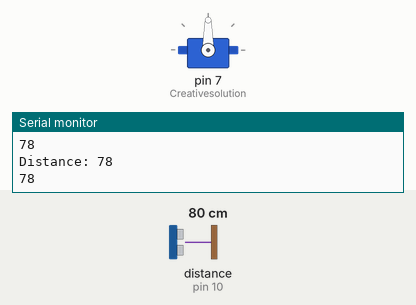
Simulated run of this sketch. Board: Arduino Uno, built with avr-gcc and run on an emulated ATmega328P. Parts: servo, the last lines printed to the serial monitor. Wiring (inferred from the names in the program): ultrasonic range finder: trigger pin 9; echo pin 10. Inputs (shaded band) come from the test bench; at power-on: distance to the obstacle (sensor on pin 10) 80 cm. The echo pulse lasts 58.3 µs per cm.

Above: at 1.8 s.
1.9 s: distance to the obstacle (sensor on pin 10) set to 13 cm
4.2 s: distance to the obstacle (sensor on pin 10) set to 10 cm
At 6.8 s:
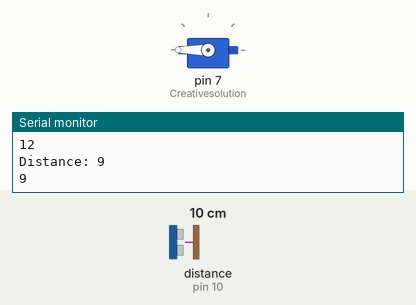
8.3 s: distance to the obstacle (sensor on pin 10) set to 2 cm
At 11.8 s:
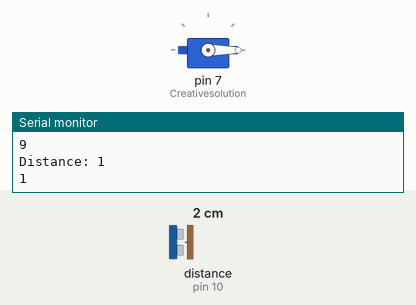
12.4 s: distance to the obstacle (sensor on pin 10) set to 5 cm
16.5 s: distance to the obstacle (sensor on pin 10) set to 8 cm
18.5 s: distance to the obstacle (sensor on pin 10) set to 4 cm
Timing chart, 0 to 23.5 s (numbered marks = the images above; inputs shaded):
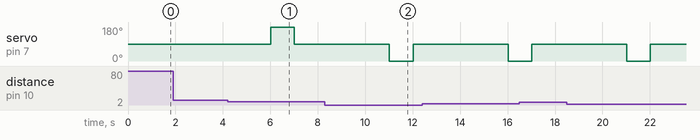

Measured:
- the behaviour switches between 12 and 11 cm on distance to the obstacle (sensor on pin 10) (found by bisection; images 0 and 1)
- after the input at 4.2 s, servo on pin 7 (Creativesolution): 90° → 180° after 1.8 s, → 90° 1.0 s later

The sketch:

The_Code.ino
```cpp
// defines pins numbers
#include <Servo.h> // include library

Servo Creativesolution; // identity object
Servo servo1;
const int trigPin = 9;
const int echoPin = 10;

int x;
// defines variables
long duration;
int distance;
void setup() {
Creativesolution.attach(7);
pinMode(trigPin, OUTPUT); // Sets the trigPin as an Output
pinMode(echoPin, INPUT); // Sets the echoPin as an Input

Serial.begin(9600); // Starts the serial communication
}
void loop() {
// Clears the trigPin
digitalWrite(trigPin, LOW);
delayMicroseconds(2);
// Sets the trigPin on HIGH state for 10 micro seconds
digitalWrite(trigPin, HIGH);
delayMicroseconds(10);
digitalWrite(trigPin, LOW);
// Reads the echoPin, returns the sound wave travel time in microseconds
duration = pulseIn(echoPin, HIGH);
// Calculating the distance
distance= duration*0.034/2;
// Prints the distance on the Serial Monitor
Serial.print("Distance: ");
Serial.println(distance);


x = distance;
Serial.println(x);

if (x < 6)
{

Creativesolution.write(90);
delay(1000);

Creativesolution.write(0);
delay(1000);
Creativesolution.write(90);
delay(3000);
                     // wait for a second
}
else if ( x>= 6 && x<11) {
 Creativesolution.write(90);
delay(1000);
Creativesolution.write(180);
delay(1000);
 Creativesolution.write(90);
delay(3000);
}
else{
  delay(1000);

}

}
```
